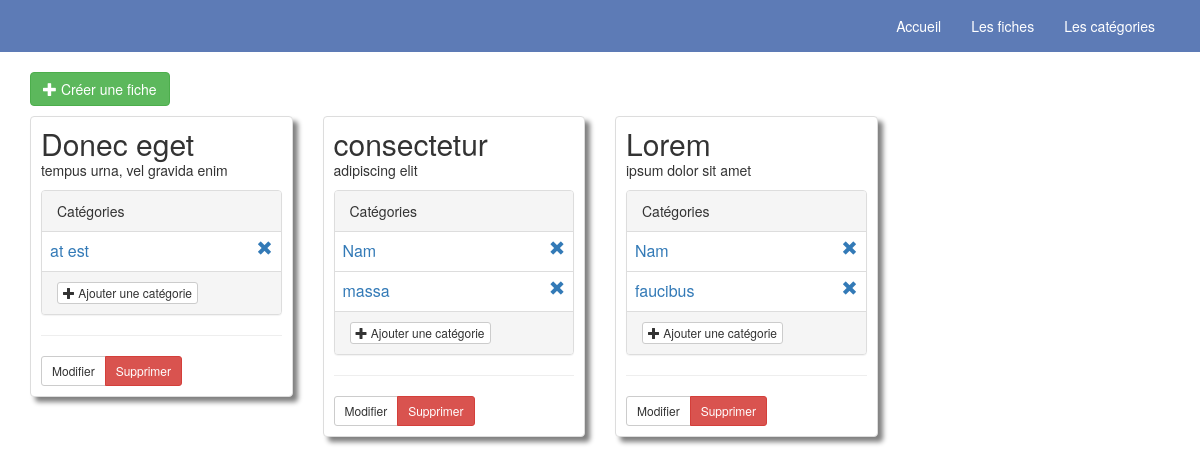
The page /fiches on the database its author committed.
### tables this page shows
CREATE TABLE fiche
(
	id int NOT NULL AUTO_INCREMENT,
	libelle varchar(50) NOT NULL,
	description varchar(255),

	PRIMARY KEY (id)
);

CREATE TABLE categorie
(
	id int NOT NULL AUTO_INCREMENT,
	libelle varchar(50),

	PRIMARY KEY (id)
);

### controllers/controller.php (called while the page is built, shortened)
<?php
class Controller {
    protected $template;
    public function Controller() {
        $this->template = Configuration::getConfiguration("defaultTemplate");
    }
    protected function renderTemplate($data = array()) {
        include($this->template);
    }
}
?>

### controllers/fichesController.php (called while the page is built, shortened)
<?php
require_once("controller.php");
require_once("../models/ficheModel.php");
class FichesController extends Controller{
    public function index() {
        $fiches = Fiche::all();
        $data = array("fiches" => $fiches);
        $this->renderTemplate($data);
    }
}
?>

### application.php (called while the page is built, shortened)
<?php
require_once "helpers/database_helpers.php";
require_once "controllers/fichesController.php";
class Application {
    public function Application() {
        $this->getRoute();
    }
    private function getRoute() {
        $router = Router::getRouter();
        $url = $_SERVER['REQUEST_URI'];
        $method = $_SERVER["REQUEST_METHOD"];
        $router = $router->getRoute($url, $method);
        $controller = new $router->controller();
        $controller->{$router->action}($router->params);
    }
}
?>

### web/index.php (called while the page is built)
<?php
include_once "../application.php";
new Application();
?>

### helpers/database_helpers.php (called while the page is built, shortened)
<?php
class DBHelpers{
    private static $instance = null;
    private $hostname;
    private $user;
    private $password;
    private $driver;
    public function DBHelpers($hostname, $user, $password, $dbname, $port = 3306, $driver = 'mysql'){
        $this->hostname     = $hostname;
        $this->user         = $user;
        $this->password     = $password;
        $this->db           = $dbname;
        $this->driver       = $driver;
    }
    private function getDSN(){
        return "$this->driver:host=$this->hostname;dbname=$this->db";
    }
    public function select($sql, $class){
        $dbh = $this->connect();
        $stmt = $dbh->query($sql);
        return $stmt->fetchAll(PDO::FETCH_CLASS, $class);
    }
    private function connect(){
        $pdo = null;
        try{
            $pdo = new PDO($this->getDSN(), $this->user, $this->password);
        }catch (Exception $e){
            throw new Exception( "Connexion à la base de données impossible." );
        }
        return $pdo;
    }
    public static function getDBHelpers(){
        if (is_null(DBHelpers::$instance))
            DBHelpers::$instance = new DBHelpers(Configuration::getConfiguration("db_adress"),
                Configuration::getConfiguration("db_user"),
                Configuration::getConfiguration("db_password"),
                Configuration::getConfiguration("db_name"));
        return DBHelpers::$instance;
    }
}
?>

### models/model.php (called while the page is built, shortened)
<?php
class Model {
    public static function find( $params = array() ) {
        $class = get_called_class();
        $table_name = $class::$table_name;
        $retour = null;
        $sql = "SELECT * FROM $table_name";
        if(count($params) > 0) {
            $cpt = 0;
            $sql .= " WHERE ";
            foreach ($params as $column_name => $value) {
                switch(gettype($value)){
                    case "string":
                        $sql .= "$column_name = '$value'";
                        break;
                }
            }
        }
        $sql .= ";";
        $dbh = DBHelpers::getDBHelpers();
        try{
            $retour = $dbh->select($sql, $class);
        }catch(Exception $e){
            FlashHelpers::getFlashHelpers()->addError($e->getMessage());
        }
        return $retour;
    }
    public static function all( ) {
        $retour = array();
        $class = get_called_class();
        $table_name = $class::$table_name;
        $sql = "SELECT * FROM $table_name ORDER BY id DESC;";
        $dbh = DBHelpers::getDBHelpers();
        try{
            $retour  = $dbh->select($sql, $class);
        }catch(Exception $e){
            $_SESSION["notice"]["error"][] = $e->getMessage();
        }
        return $retour;
    }
}

### models/ficheModel.php (called while the page is built, shortened)
<?php
require_once("model.php");
require_once("ficheCategorieModel.php");
class Fiche extends Model {
    public function getCategories(){
        $ficheCategories = FicheCategorie::find(array("fiche_id" => $this->id));
        $this->categories = array();
        foreach($ficheCategories as $ficheCategorie){
            $this->categories[] = $ficheCategorie->getCategorie()[0];
        }
        return $this->categories;
    }
}

### models/ficheCategorieModel.php (called while the page is built, shortened)
<?php
require_once("model.php");
class FicheCategorie extends Model {
    public $categorie_id;
    public function getCategorie(){
        return Categorie::find(array("id" => $this->categorie_id));
    }
}

### views/fiches/index.php (the view)
<div class="row">
    <div class="col-md-12 align-right">
        <a href="/fiches/nouveau" class="btn btn-success"><i class="glyphicon glyphicon-plus"></i> Créer une fiche</a>
    </div>
</div>
<?php
$col = 0;
$fiches = $data["fiches"];
foreach($fiches as $fiche) {
    if ($col == 0) {
        echo "<div class='row'>";
    }
    echo "<div class='col-md-3'>";
    echo "    <div class='thumbnail'>";
    echo "        <h2>" . $fiche->libelle . "</h2>";
    echo "        <p>" . $fiche->description . "</p>";
    echo "    <div class='panel panel-default'>";
    echo "        <div class='panel-heading'>Catégories</div>";
    $categories = $fiche->getCategories();
    if (count($categories) > 0) {
        echo "<table class='table'>";
        foreach ($categories as $categorie) {
            echo "            <tr>";
            echo "                <td><a href='/categories/$categorie->id'>$categorie->libelle</a></td>";
            echo "                <td align='right'><a href='/fiches/$fiche->id/categories/$categorie->id/supprimer'><i class='glyphicon glyphicon-remove'></i></a></td>";
            echo "            </tr>";
        }
        echo "</table>";
    }
    echo "        <div class='panel-footer'>";
    echo "            <a href='fiches/$fiche->id/categories/ajouter' class='btn btn-xs btn-default'>";
    echo "                <i class='glyphicon glyphicon-plus'></i> Ajouter une catégorie";
    echo "            </a>";
    echo "        </div>";
    echo "    </div>";
    echo "        <hr/>";
    echo "        <div class='btn-group btn-group-sm' role='group'>";
    echo "            <a class='btn btn-sm btn-default' href='fiches/".$fiche->id."/modifier'>Modifier</a>";
    echo "            <a class='btn btn-sm btn-danger' href='fiches/".$fiche->id."/supprimer'>Supprimer</a>";
    echo "        </div>";
    echo "    </div>";
    echo "</div>";
    if( $col == 3 ){
        echo "</div>";
        $col = 0;
    }else{
        $col++;
    }
}
?>

### web/assets/css/default.css (style rules this page uses)
.thumbnail { padding: 10px; margin: 10px 0px; box-shadow: 5px 5px 5px grey }
.thumbnail h2 { padding: 0px; margin: 0px; }

### rows shown on the page
fiche: libelle "Donec eget", description "tempus urna, vel gravida enim"
categorie: libelle "at est"
fiche: libelle "consectetur", description "adipiscing elit"
categorie: libelle "Nam"
categorie: libelle "massa"
fiche: libelle "Lorem", description "ipsum dolor sit amet"
categorie: libelle "faucibus"
